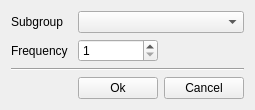
<?xml version="1.0" encoding="UTF-8"?>
<ui version="4.0">
 <class>Form_addUNIFACsubgroup</class>
 <widget class="QWidget" name="Form_addUNIFACsubgroup">
  <property name="windowModality">
   <enum>Qt::ApplicationModal</enum>
  </property>
  <property name="geometry">
   <rect>
    <x>0</x>
    <y>0</y>
    <width>255</width>
    <height>102</height>
   </rect>
  </property>
  <property name="sizePolicy">
   <sizepolicy hsizetype="Expanding" vsizetype="Expanding">
    <horstretch>0</horstretch>
    <verstretch>0</verstretch>
   </sizepolicy>
  </property>
  <property name="maximumSize">
   <size>
    <width>300</width>
    <height>102</height>
   </size>
  </property>
  <property name="windowTitle">
   <string>UNIFAC Subgroups</string>
  </property>
  <layout class="QGridLayout" name="gridLayout">
   <item row="1" column="1">
    <widget class="QSpinBox" name="spinBox_UNIFACsubgroup_frequency">
     <property name="minimum">
      <number>1</number>
     </property>
    </widget>
   </item>
   <item row="0" column="0">
    <widget class="QLabel" name="label">
     <property name="text">
      <string>Subgroup</string>
     </property>
    </widget>
   </item>
   <item row="3" column="1">
    <widget class="QPushButton" name="btn_addUNIFACsubgroup_confirm">
     <property name="text">
      <string>Ok</string>
     </property>
    </widget>
   </item>
   <item row="0" column="1" colspan="2">
    <widget class="QComboBox" name="comboBox_UNIFACsubgroup">
     <property name="sizePolicy">
      <sizepolicy hsizetype="Expanding" vsizetype="Expanding">
       <horstretch>0</horstretch>
       <verstretch>0</verstretch>
      </sizepolicy>
     </property>
    </widget>
   </item>
   <item row="1" column="0">
    <widget class="QLabel" name="label_2">
     <property name="text">
      <string>Frequency</string>
     </property>
    </widget>
   </item>
   <item row="3" column="2">
    <widget class="QPushButton" name="btn_addUNIFACsubgroup_cancel">
     <property name="text">
      <string>Cancel</string>
     </property>
    </widget>
   </item>
   <item row="3" column="0">
    <spacer name="horizontalSpacer">
     <property name="orientation">
      <enum>Qt::Horizontal</enum>
     </property>
     <property name="sizeHint" stdset="0">
      <size>
       <width>48</width>
       <height>20</height>
      </size>
     </property>
    </spacer>
   </item>
   <item row="2" column="0" colspan="3">
    <widget class="Line" name="line">
     <property name="sizePolicy">
      <sizepolicy hsizetype="Minimum" vsizetype="Fixed">
       <horstretch>0</horstretch>
       <verstretch>0</verstretch>
      </sizepolicy>
     </property>
     <property name="orientation">
      <enum>Qt::Horizontal</enum>
     </property>
    </widget>
   </item>
  </layout>
 </widget>
 <resources/>
 <connections/>
</ui>
